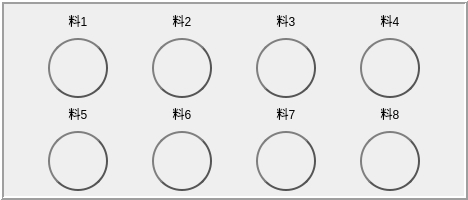
        <widget class="QFrame" name="frame">
         <property name="minimumSize">
          <size>
           <width>140</width>
           <height>200</height>
          </size>
         </property>
         <property name="frameShape">
          <enum>QFrame::Box</enum>
         </property>
         <property name="frameShadow">
          <enum>QFrame::Raised</enum>
         </property>
         <property name="lineWidth">
          <number>2</number>
         </property>
         <widget class="QWidget" name="layoutWidget">
          <property name="geometry">
           <rect>
            <x>10</x>
            <y>10</y>
            <width>449</width>
            <height>181</height>
           </rect>
          </property>
          <layout class="QGridLayout" name="gridLayout_4">
           <item row="1" column="0">
            <widget class="QPushButton" name="LED_1">
             <property name="enabled">
              <bool>false</bool>
             </property>
             <property name="minimumSize">
              <size>
               <width>60</width>
               <height>60</height>
              </size>
             </property>
             <property name="maximumSize">
              <size>
               <width>40</width>
               <height>16777215</height>
              </size>
             </property>
             <property name="styleSheet">
              <string notr="true">QPushButton {
    color: #333;
    border: 2px solid #555;
    border-radius: 30px;
    border-style: outset;
    background: qradialgradient(
        cx: 0.3, cy: -0.4, fx: 0.3, fy: -0.4,
        radius: 1.35, stop: 0 #fff, stop: 1 #888
        );
    padding: 5px;
    }

QPushButton:hover {
    background: qradialgradient(
        cx: 0.3, cy: -0.4, fx: 0.3, fy: -0.4,
        radius: 1.35, stop: 0 #fff, stop: 1 #bbb
        );
    }

QPushButton:pressed {
    border-style: inset;
    background: qradialgradient(
        cx: 0.4, cy: -0.1, fx: 0.4, fy: -0.1,
        radius: 1.35, stop: 0 #fff, stop: 1 #ddd
        );
    }</string>
             </property>
             <property name="text">
              <string/>
             </property>
            </widget>
           </item>
           <item row="0" column="2">
            <widget class="QLabel" name="label_6">
             <property name="text">
              <string>&lt;html&gt;&lt;head/&gt;&lt;body&gt;&lt;p align=&quot;center&quot;&gt;料3&lt;/p&gt;&lt;/body&gt;&lt;/html&gt;</string>
             </property>
            </widget>
           </item>
           <item row="4" column="0">
            <widget class="QLabel" name="label_8">
             <property name="text">
              <string>&lt;html&gt;&lt;head/&gt;&lt;body&gt;&lt;p align=&quot;center&quot;&gt;料5&lt;/p&gt;&lt;/body&gt;&lt;/html&gt;</string>
             </property>
            </widget>
           </item>
           <item row="0" column="0">
            <widget class="QLabel" name="label_4">
             <property name="text">
              <string>&lt;html&gt;&lt;head/&gt;&lt;body&gt;&lt;p align=&quot;center&quot;&gt;料1&lt;/p&gt;&lt;/body&gt;&lt;/html&gt;</string>
             </property>
            </widget>
           </item>
           <item row="1" column="2">
            <widget class="QPushButton" name="LED_3">
             <property name="enabled">
              <bool>false</bool>
             </property>
             <property name="minimumSize">
              <size>
               <width>60</width>
               <height>60</height>
              </size>
             </property>
             <property name="maximumSize">
              <size>
               <width>40</width>
               <height>16777215</height>
              </size>
             </property>
             <property name="styleSheet">
              <string notr="true">QPushButton {
    color: #333;
    border: 2px solid #555;
    border-radius: 30px;
    border-style: outset;
    background: qradialgradient(
        cx: 0.3, cy: -0.4, fx: 0.3, fy: -0.4,
        radius: 1.35, stop: 0 #fff, stop: 1 #888
        );
    padding: 5px;
    }

QPushButton:hover {
    background: qradialgradient(
        cx: 0.3, cy: -0.4, fx: 0.3, fy: -0.4,
        radius: 1.35, stop: 0 #fff, stop: 1 #bbb
        );
    }

QPushButton:pressed {
    border-style: inset;
    background: qradialgradient(
        cx: 0.4, cy: -0.1, fx: 0.4, fy: -0.1,
        radius: 1.35, stop: 0 #fff, stop: 1 #ddd
        );
    }</string>
             </property>
             <property name="text">
              <string/>
             </property>
            </widget>
           </item>
           <item row="5" column="1">
            <widget class="QPushButton" name="LED_6">
             <property name="enabled">
              <bool>false</bool>
             </property>
             <property name="minimumSize">
              <size>
               <width>60</width>
               <height>60</height>
              </size>
             </property>
             <property name="maximumSize">
              <size>
               <width>40</width>
               <height>16777215</height>
              </size>
             </property>
             <property name="styleSheet">
              <string notr="true">QPushButton {
    color: #333;
    border: 2px solid #555;
    border-radius: 30px;
    border-style: outset;
    background: qradialgradient(
        cx: 0.3, cy: -0.4, fx: 0.3, fy: -0.4,
        radius: 1.35, stop: 0 #fff, stop: 1 #888
        );
    padding: 5px;
    }

QPushButton:hover {
    background: qradialgradient(
        cx: 0.3, cy: -0.4, fx: 0.3, fy: -0.4,
        radius: 1.35, stop: 0 #fff, stop: 1 #bbb
        );
    }

QPushButton:pressed {
    border-style: inset;
    background: qradialgradient(
        cx: 0.4, cy: -0.1, fx: 0.4, fy: -0.1,
        radius: 1.35, stop: 0 #fff, stop: 1 #ddd
        );
    }</string>
             </property>
             <property name="text">
              <string/>
             </property>
            </widget>
           </item>
           <item row="5" column="0">
            <widget class="QPushButton" name="LED_5">
             <property name="enabled">
              <bool>false</bool>
             </property>
             <property name="minimumSize">
              <size>
               <width>60</width>
               <height>60</height>
              </size>
             </property>
             <property name="maximumSize">
              <size>
               <width>40</width>
               <height>16777215</height>
              </size>
             </property>
             <property name="styleSheet">
              <string notr="true">QPushButton {
    color: #333;
    border: 2px solid #555;
    border-radius: 30px;
    border-style: outset;
    background: qradialgradient(
        cx: 0.3, cy: -0.4, fx: 0.3, fy: -0.4,
        radius: 1.35, stop: 0 #fff, stop: 1 #888
        );
    padding: 5px;
    }

QPushButton:hover {
    background: qradialgradient(
        cx: 0.3, cy: -0.4, fx: 0.3, fy: -0.4,
        radius: 1.35, stop: 0 #fff, stop: 1 #bbb
        );
    }

QPushButton:pressed {
    border-style: inset;
    background: qradialgradient(
        cx: 0.4, cy: -0.1, fx: 0.4, fy: -0.1,
        radius: 1.35, stop: 0 #fff, stop: 1 #ddd
        );
    }</string>
             </property>
             <property name="text">
              <string/>
             </property>
            </widget>
           </item>
           <item row="4" column="1">
            <widget class="QLabel" name="label_9">
             <property name="text">
              <string>&lt;html&gt;&lt;head/&gt;&lt;body&gt;&lt;p align=&quot;center&quot;&gt;料6&lt;/p&gt;&lt;/body&gt;&lt;/html&gt;</string>
             </property>
            </widget>
           </item>
           <item row="0" column="1">
            <widget class="QLabel" name="label_5">
             <property name="text">
              <string>&lt;html&gt;&lt;head/&gt;&lt;body&gt;&lt;p align=&quot;center&quot;&gt;料2&lt;/p&gt;&lt;/body&gt;&lt;/html&gt;</string>
             </property>
            </widget>
           </item>
           <item row="1" column="1">
            <widget class="QPushButton" name="LED_2">
             <property name="enabled">
              <bool>false</bool>
             </property>
             <property name="minimumSize">
              <size>
               <width>60</width>
               <height>60</height>
              </size>
             </property>
             <property name="maximumSize">
              <size>
               <width>40</width>
               <height>16777215</height>
              </size>
             </property>
             <property name="styleSheet">
              <string notr="true">QPushButton {
    color: #333;
    border: 2px solid #555;
    border-radius: 30px;
    border-style: outset;
    background: qradialgradient(
        cx: 0.3, cy: -0.4, fx: 0.3, fy: -0.4,
        radius: 1.35, stop: 0 #fff, stop: 1 #888
        );
    padding: 5px;
    }

QPushButton:hover {
    background: qradialgradient(
        cx: 0.3, cy: -0.4, fx: 0.3, fy: -0.4,
        radius: 1.35, stop: 0 #fff, stop: 1 #bbb
        );
    }

QPushButton:pressed {
    border-style: inset;
    background: qradialgradient(
        cx: 0.4, cy: -0.1, fx: 0.4, fy: -0.1,
        radius: 1.35, stop: 0 #fff, stop: 1 #ddd
        );
    }</string>
             </property>
             <property name="text">
              <string/>
             </property>
            </widget>
           </item>
           <item row="0" column="3">
            <widget class="QLabel" name="label_7">
             <property name="text">
              <string>&lt;html&gt;&lt;head/&gt;&lt;body&gt;&lt;p align=&quot;center&quot;&gt;料4&lt;/p&gt;&lt;/body&gt;&lt;/html&gt;</string>
             </property>
            </widget>
           </item>
           <item row="1" column="3">
            <widget class="QPushButton" name="LED_4">
             <property name="enabled">
              <bool>false</bool>
             </property>
             <property name="minimumSize">
              <size>
               <width>60</width>
               <height>60</height>
              </size>
             </property>
             <property name="maximumSize">
              <size>
               <width>40</width>
               <height>16777215</height>
              </size>
             </property>
             <property name="styleSheet">
              <string notr="true">QPushButton {
    color: #333;
    border: 2px solid #555;
    border-radius: 30px;
    border-style: outset;
    background: qradialgradient(
        cx: 0.3, cy: -0.4, fx: 0.3, fy: -0.4,
        radius: 1.35, stop: 0 #fff, stop: 1 #888
        );
    padding: 5px;
    }

QPushButton:hover {
    background: qradialgradient(
        cx: 0.3, cy: -0.4, fx: 0.3, fy: -0.4,
        radius: 1.35, stop: 0 #fff, stop: 1 #bbb
        );
    }

QPushButton:pressed {
    border-style: inset;
    background: qradialgradient(
        cx: 0.4, cy: -0.1, fx: 0.4, fy: -0.1,
        radius: 1.35, stop: 0 #fff, stop: 1 #ddd
        );
    }</string>
             </property>
             <property name="text">
              <string/>
             </property>
            </widget>
           </item>
           <item row="4" column="2">
            <widget class="QLabel" name="label_10">
             <property name="text">
              <string>&lt;html&gt;&lt;head/&gt;&lt;body&gt;&lt;p align=&quot;center&quot;&gt;料7&lt;/p&gt;&lt;/body&gt;&lt;/html&gt;</string>
             </property>
            </widget>
           </item>
           <item row="4" column="3">
            <widget class="QLabel" name="label_11">
             <property name="text">
              <string>&lt;html&gt;&lt;head/&gt;&lt;body&gt;&lt;p align=&quot;center&quot;&gt;料8&lt;/p&gt;&lt;/body&gt;&lt;/html&gt;</string>
             </property>
            </widget>
           </item>
           <item row="5" column="2">
            <widget class="QPushButton" name="LED_7">
             <property name="enabled">
              <bool>false</bool>
             </property>
             <property name="minimumSize">
              <size>
               <width>60</width>
               <height>60</height>
              </size>
             </property>
             <property name="maximumSize">
              <size>
               <width>40</width>
               <height>16777215</height>
              </size>
             </property>
             <property name="styleSheet">
              <string notr="true">QPushButton {
    color: #333;
    border: 2px solid #555;
    border-radius: 30px;
    border-style: outset;
    background: qradialgradient(
        cx: 0.3, cy: -0.4, fx: 0.3, fy: -0.4,
        radius: 1.35, stop: 0 #fff, stop: 1 #888
        );
    padding: 5px;
    }

QPushButton:hover {
    background: qradialgradient(
        cx: 0.3, cy: -0.4, fx: 0.3, fy: -0.4,
        radius: 1.35, stop: 0 #fff, stop: 1 #bbb
        );
    }

QPushButton:pressed {
    border-style: inset;
    background: qradialgradient(
        cx: 0.4, cy: -0.1, fx: 0.4, fy: -0.1,
        radius: 1.35, stop: 0 #fff, stop: 1 #ddd
        );
    }</string>
             </property>
             <property name="text">
              <string/>
             </property>
            </widget>
           </item>
           <item row="5" column="3">
            <widget class="QPushButton" name="LED_8">
             <property name="enabled">
              <bool>false</bool>
             </property>
             <property name="minimumSize">
              <size>
               <width>60</width>
               <height>60</height>
              </size>
             </property>
             <property name="maximumSize">
              <size>
               <width>40</width>
               <height>16777215</height>
              </size>
             </property>
             <property name="styleSheet">
              <string notr="true">QPushButton {
    color: #333;
    border: 2px solid #555;
    border-radius: 30px;
    border-style: outset;
    background: qradialgradient(
        cx: 0.3, cy: -0.4, fx: 0.3, fy: -0.4,
        radius: 1.35, stop: 0 #fff, stop: 1 #888
        );
    padding: 5px;
    }

QPushButton:hover {
    background: qradialgradient(
        cx: 0.3, cy: -0.4, fx: 0.3, fy: -0.4,
        radius: 1.35, stop: 0 #fff, stop: 1 #bbb
        );
    }

QPushButton:pressed {
    border-style: inset;
    background: qradialgradient(
        cx: 0.4, cy: -0.1, fx: 0.4, fy: -0.1,
        radius: 1.35, stop: 0 #fff, stop: 1 #ddd
        );
    }</string>
             </property>
             <property name="text">
              <string/>
             </property>
            </widget>
           </item>
          </layout>
         </widget>
        </widget>
